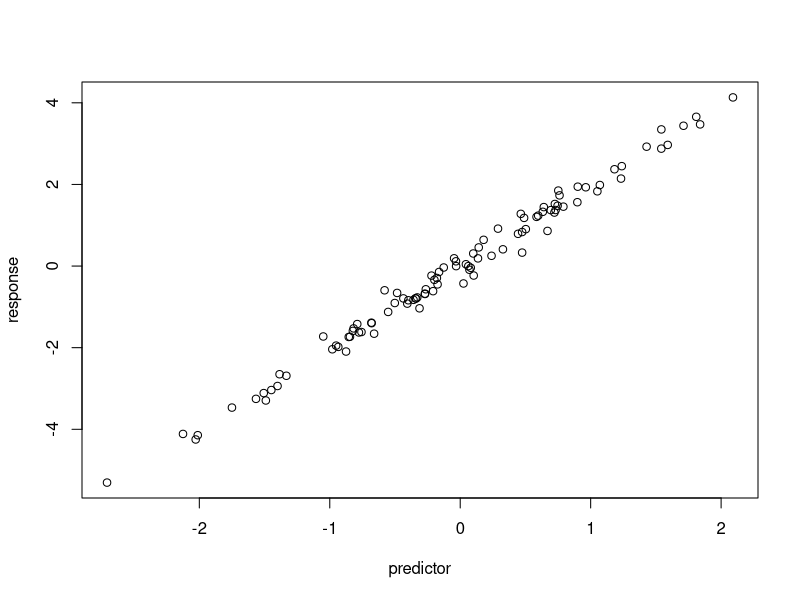

The R script that drew this image:
#Simulate and Plot Data
# Brandon Barba
# nbbarba@gmail.com
# 2025-10-21

# Simulate Predictor Variable
predictor <- rnorm(n = 100)

# Simulate Response Variable with Noise
response <- 2 * predictor  + rnorm(n = 100, sd = 0.2)

#Plot the Data
plot(x = predictor, y = response)
